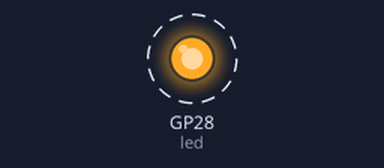
This program was run on a simulated Raspberry Pi Pico running MicroPython. Shown: output pins drawn as LEDs (lit = HIGH). Dashed ring = blinking.

Above: at 0.5 s.
Timing chart, 0 to 4.6 s (numbered marks = the images above):
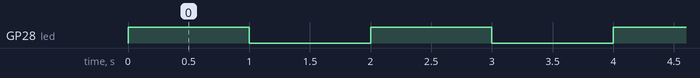

Measured:
- by itself, GP28 (led): alternates HIGH for 1.0 s and LOW for 1.0 s

The program:

main.py
```python
# (licence header left out)
import machine
import utime

led = machine.Pin(28, machine.Pin.OUT)

while True:
    led.value(1)
    utime.sleep(1)
    led.value(0)
    utime.sleep(1)


#def main() -> None:
#    pass

#if __name__ == "__main__":
#    main()
```
